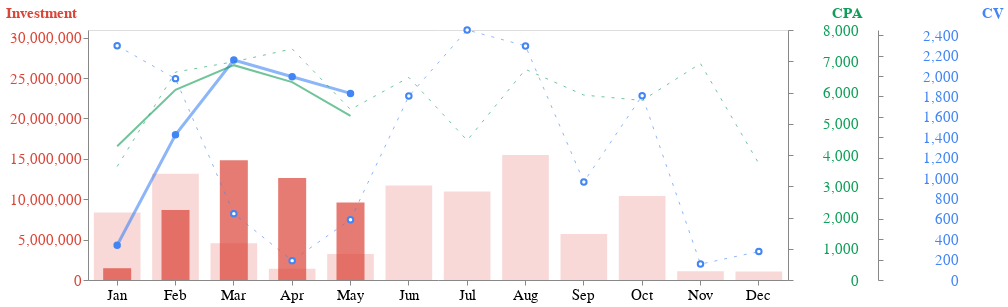
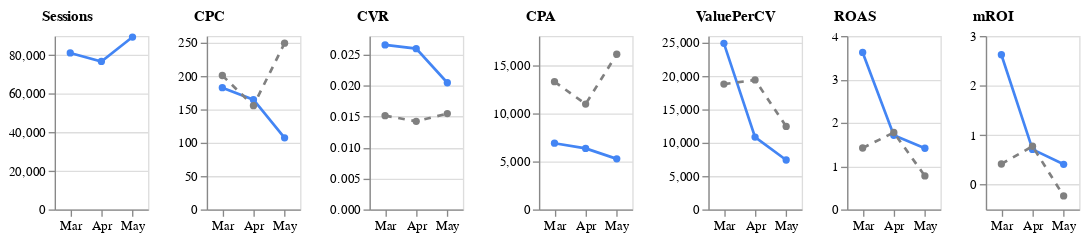
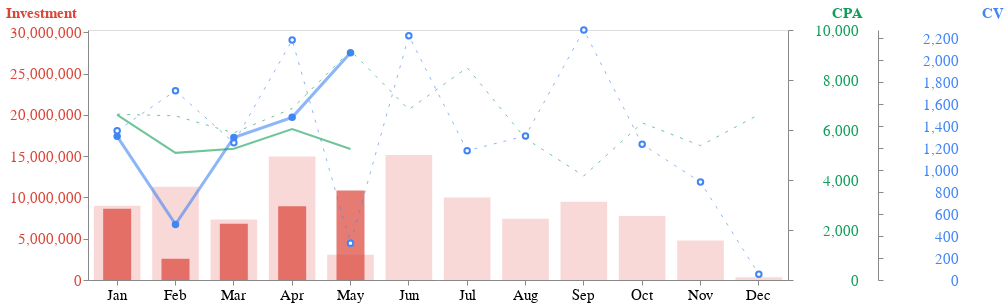
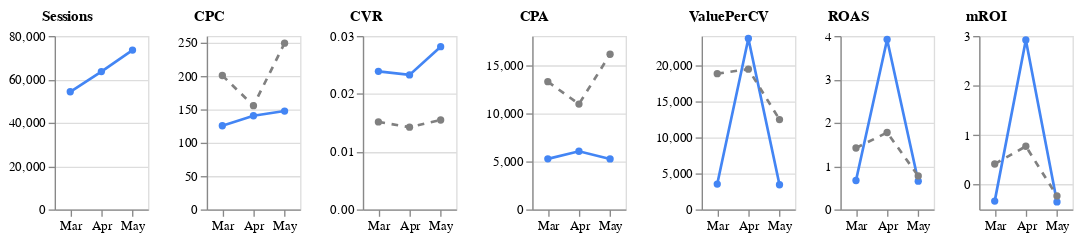

Notebook cell for these charts, in order:
### Code cell
# @markdown generate_target_trend
output.no_vertical_scroll()
target_keys = list(key_list.value)
media_data.generate_target_trend(
    media_data.monthly_df, media_data.monthly_by_campaign_df,
    target_keys)

### Figure 1 — Vega-Lite specification as saved in the notebook (floating-point values rounded to 4 significant figures)
{"config": {"view": {"continuousWidth": 300, "continuousHeight": 300}, "axis": {"grid": false, "labelFontSize": 15, "titleFontSize": 15}}, "layer": [{"layer": [{"mark": {"type": "bar", "opacity": 0.2, "size": 46.67}, "encoding": {"color": {"value": "#DB4437"}, "x": {"axis": {"format": "%b"}, "field": "Month", "scale": {"domain": [1, 2, 3, 4, 5, 6, 7, 8, 9, 10, 11, 12]}, "timeUnit": "month", "title": "", "type": "ordinal"}, "y": {"axis": {"labelColor": "#DB4437", "titleAlign": "left", "titleAngle": 0, "titleColor": "#DB4437", "titleY": -10}, "field": "Investment", "scale": {"domain": [0, 30950000.0]}, "type": "quantitative"}}, "transform": [{"filter": "datum.fiscal_year == 0"}]}, {"mark": {"type": "bar", "opacity": 0.7, "size": 28.0}, "encoding": {"color": {"value": "#DB4437"}, "x": {"axis": {"format": "%b"}, "field": "Month", "scale": {"domain": [1, 2, 3, 4, 5, 6, 7, 8, 9, 10, 11, 12]}, "timeUnit": "month", "title": "", "type": "ordinal"}, "y": {"axis": {"labelColor": "#DB4437", "titleAlign": "left", "titleAngle": 0, "titleColor": "#DB4437", "titleY": -10}, "field": "Investment", "scale": {"domain": [0, 30950000.0]}, "type": "quantitative"}}, "transform": [{"filter": "datum.fiscal_year == 1"}]}]}, {"layer": [{"mark": {"type": "line", "opacity": 0.6, "point": {"filled": false, "fill": "white"}, "size": 1, "strokeDash": [3, 7]}, "encoding": {"color": {"value": "#4285F4"}, "x": {"axis": {"format": "%b"}, "field": "Month", "scale": {"domain": [1, 2, 3, 4, 5, 6, 7, 8, 9, 10, 11, 12]}, "timeUnit": "month", "title": "", "type": "ordinal"}, "y": {"axis": {"labelAlign": "right", "labelColor": "#4285F4", "labelPadding": 75, "offset": 90, "tickCount": 8, "titleAlign": "right", "titleAngle": 0, "titleColor": "#4285F4", "titleX": 125, "titleY": -10}, "field": "CV", "scale": {"domain": [0, 2452.0]}, "type": "quantitative"}}, "transform": [{"filter": "datum.fiscal_year == 0"}]}, {"mark": {"type": "line", "opacity": 0.6, "point": {"filled": false, "fill": "#4285F4"}, "size": 3, "strokeDash": [0]}, "encoding": {"color": {"value": "#4285F4"}, "x": {"axis": {"format": "%b"}, "field": "Month", "scale": {"domain": [1, 2, 3, 4, 5, 6, 7, 8, 9, 10, 11, 12]}, "timeUnit": "month", "title": "", "type": "ordinal"}, "y": {"axis": {"labelAlign": "right", "labelColor": "#4285F4", "labelPadding": 75, "offset": 90, "tickCount": 8, "titleAlign": "right", "titleAngle": 0, "titleColor": "#4285F4", "titleX": 125, "titleY": -10}, "field": "CV", "scale": {"domain": [0, 2452.0]}, "type": "quantitative"}}, "transform": [{"filter": "datum.fiscal_year == 1"}]}]}, {"layer": [{"mark": {"type": "line", "opacity": 0.6, "size": 1, "strokeDash": [3, 7]}, "encoding": {"color": {"value": "#0F9D58"}, "x": {"axis": {"format": "%b"}, "field": "Month", "scale": {"domain": [1, 2, 3, 4, 5, 6, 7, 8, 9, 10, 11, 12]}, "timeUnit": "month", "title": "", "type": "ordinal"}, "y": {"axis": {"format": ",.0f", "labelAlign": "right", "labelColor": "#0F9D58", "labelPadding": 65, "titleAlign": "right", "titleAngle": 0, "titleColor": "#0F9D58", "titleY": -10}, "field": "CPA", "type": "quantitative"}}, "transform": [{"filter": "datum.fiscal_year == 0"}]}, {"mark": {"type": "line", "opacity": 0.6, "size": 2, "strokeDash": [0]}, "encoding": {"color": {"value": "#0F9D58"}, "x": {"axis": {"format": "%b"}, "field": "Month", "scale": {"domain": [1, 2, 3, 4, 5, 6, 7, 8, 9, 10, 11, 12]}, "timeUnit": "month", "title": "", "type": "ordinal"}, "y": {"axis": {"format": ",.0f", "labelAlign": "right", "labelColor": "#0F9D58", "labelPadding": 65, "titleAlign": "right", "titleAngle": 0, "titleColor": "#0F9D58", "titleY": -10}, "field": "CPA", "type": "quantitative"}}, "transform": [{"filter": "datum.fiscal_year == 1"}]}]}], "data": {"name": "data-0a012e8564d51e23ab2e6cd6f73501c5"}, "height": 250, "resolve": {"scale": {"y": "independent"}}, "width": 700, "$schema": "https://vega.github.io/schema/vega-lite/v5.20.1.json", "datasets": {"data-0a012e8564d51e23ab2e6cd6f73501c5": [{"fiscal_year": 0, "YearMonth": "2024-01", "Year": "2024", "Month": "01", "Source": "google", "Medium": "cpc", "Campaign": "brand", "comb": "google/cpc/brand", "Sessions": 80570.0, "CV": 2297.0, "Value": 6444000.0, "Investment": 8344000.0, "CPC": 103.6, "CVR": 0.02851, "CPA": 3632.0, "ROAS": 0.7723, "Marginal_Profit": -1900000.0, "ValuePerCV": 2805.0, "Marginal_Profit_rate": -0.2948, "mROI": -0.2277}, {"fiscal_year": 0, "YearMonth": "2024-02", "Year": "2024", "Month": "02", "Source": "google", "Medium": "cpc", "Campaign": "brand", "comb": "google/cpc/brand", "Sessions": 89250.0, "CV": 1975.0, "Value": 40350000.0, "Investment": 13140000.0, "CPC": 147.2, "CVR": 0.02213, "CPA": 6654.0, "ROAS": 3.07, "Marginal_Profit": 27210000.0, "ValuePerCV": 20430.0, "Marginal_Profit_rate": 0.6743, "mROI": 2.07}, {"fiscal_year": 0, "YearMonth": "2024-03", "Year": "2024", "Month": "03", "Source": "google", "Medium": "cpc", "Campaign": "brand", "comb": "google/cpc/brand", "Sessions": 27180.0, "CV": 651.0, "Value": 6813000.0, "Investment": 4547000.0, "CPC": 167.3, "CVR": 0.02395, "CPA": 6984.0, "ROAS": 1.499, "Marginal_Profit": 2267000.0, "ValuePerCV": 10470.0, "Marginal_Profit_rate": 0.3327, "mROI": 0.4985}, {"fiscal_year": 0, "YearMonth": "2024-04", "Year": "2024", "Month": "04", "Source": "google", "Medium": "cpc", "Campaign": "brand", "comb": "google/cpc/brand", "Sessions": 8078.0, "CV": 190.0, "Value": 2148000.0, "Investment": 1405000.0, "CPC": 174.0, "CVR": 0.02352, "CPA": 7396.0, "ROAS": 1.529, "Marginal_Profit": 742700.0, "ValuePerCV": 11300.0, "Marginal_Profit_rate": 0.3458, "mROI": 0.5285}, {"fiscal_year": 0, "YearMonth": "2024-05", "Year": "2024", "Month": "05", "Source": "google", "Medium": "cpc", "Campaign": "brand", "comb": "google/cpc/brand", "Sessions": 21430.0, "CV": 592.0, "Value": 15610000.0, "Investment": 3229000.0, "CPC": 150.7, "CVR": 0.02762, "CPA": 5455.0, "ROAS": 4.834, "Marginal_Profit": 12380000.0, "ValuePerCV": 26370.0, "Marginal_Profit_rate": 0.7931, "mROI": 3.834}, {"fiscal_year": 0, "YearMonth": "2024-06", "Year": "2024", "Month": "06", "Source": "google", "Medium": "cpc", "Campaign": "brand", "comb": "google/cpc/brand", "Sessions": 68990.0, "CV": 1804.0, "Value": 17190000.0, "Investment": 11700000.0, "CPC": 169.5, "CVR": 0.02615, "CPA": 6483.0, "ROAS": 1.469, "Marginal_Profit": 5491000.0, "ValuePerCV": 9527.0, "Marginal_Profit_rate": 0.3195, "mROI": 0.4695}, {"fiscal_year": 0, "YearMonth": "2024-07", "Year": "2024", "Month": "07", "Source": "google", "Medium": "cpc", "Campaign": "brand", "comb": "google/cpc/brand", "Sessions": 85680.0, "CV": 2452.0, "Value": 70490000.0, "Investment": 10960000.0, "CPC": 127.9, "CVR": 0.02862, "CPA": 4469.0, "ROAS": 6.433, "Marginal_Profit": 59530000.0, "ValuePerCV": 28750.0, "Marginal_Profit_rate": 0.8446, "mROI": 5.433}, {"fiscal_year": 0, "YearMonth": "2024-08", "Year": "2024", "Month": "08", "Source": "google", "Medium": "cpc", "Campaign": "brand", "comb": "google/cpc/brand", "Sessions": 79420.0, "CV": 2296.0, "Value": 61370000.0, "Investment": 15480000.0, "CPC": 194.9, "CVR": 0.02891, "CPA": 6741.0, "ROAS": 3.965, "Marginal_Profit": 45890000.0, "ValuePerCV": 26730.0, "Marginal_Profit_rate": 0.7478, "mROI": 2.965}, {"fiscal_year": 0, "YearMonth": "2024-09", "Year": "2024", "Month": "09", "Source": "google", "Medium": "cpc", "Campaign": "brand", "comb": "google/cpc/brand", "Sessions": 38540.0, "CV": 962.0, "Value": 14620000.0, "Investment": 5693000.0, "CPC": 147.7, "CVR": 0.02496, "CPA": 5918.0, "ROAS": 2.567, "Marginal_Profit": 8923000.0, "ValuePerCV": 15190.0, "Marginal_Profit_rate": 0.6105, "mROI": 1.567}, {"fiscal_year": 0, "YearMonth": "2024-10", "Year": "2024", "Month": "10", "Source": "google", "Medium": "cpc", "Campaign": "brand", "comb": "google/cpc/brand", "Sessions": 85770.0, "CV": 1808.0, "Value": 41640000.0, "Investment": 10390000.0, "CPC": 121.1, "CVR": 0.02108, "CPA": 5746.0, "ROAS": 4.008, "Marginal_Profit": 31250000.0, "ValuePerCV": 23030.0, "Marginal_Profit_rate": 0.7505, "mROI": 3.008}, {"fiscal_year": 0, "YearMonth": "2024-11", "Year": "2024", "Month": "11", "Source": "google", "Medium": "cpc", "Campaign": "brand", "comb": "google/cpc/brand", "Sessions": 6986.0, "CV": 156.0, "Value": 590800.0, "Investment": 1081000.0, "CPC": 154.7, "CVR": 0.02233, "CPA": 6926.0, "ROAS": 0.5468, "Marginal_Profit": -489700.0, "ValuePerCV": 3787.0, "Marginal_Profit_rate": -0.8288, "mROI": -0.4532}, {"fiscal_year": 0, "YearMonth": "2024-12", "Year": "2024", "Month": "12", "Source": "google", "Medium": "cpc", "Campaign": "brand", "comb": "google/cpc/brand", "Sessions": 10160.0, "CV": 279.0, "Value": 3639000.0, "Investment": 1039000.0, "CPC": 102.3, "CVR": 0.02746, "CPA": 3725.0, "ROAS": 3.502, "Marginal_Profit": 2600000.0, "ValuePerCV": 13040.0, "Marginal_Profit_rate": 0.7144, "mROI": 2.502}, {"fiscal_year": 1, "YearMonth": "2025-01", "Year": "2025", "Month": "01", "Source": "google", "Medium": "cpc", "Campaign": "brand", "comb": "google/cpc/brand", "Sessions": 12740.0, "CV": 341.0, "Value": 9419000.0, "Investment": 1459000.0, "CPC": 114.5, "CVR": 0.02677, "CPA": 4278.0, "ROAS": 6.457, "Marginal_Profit": 7960000.0, "ValuePerCV": 27620.0, "Marginal_Profit_rate": 0.8451, "mROI": 5.457}, {"fiscal_year": 1, "YearMonth": "2025-02", "Year": "2025", "Month": "02", "Source": "google", "Medium": "cpc", "Campaign": "brand", "comb": "google/cpc/brand", "Sessions": 56530.0, "CV": 1425.0, "Value": 42070000.0, "Investment": 8674000.0, "CPC": 153.5, "CVR": 0.02521, "CPA": 6087.0, "ROAS": 4.85, "Marginal_Profit": 33390000.0, "ValuePerCV": 29520.0, "Marginal_Profit_rate": 0.7938, "mROI": 3.85}, {"fiscal_year": 1, "YearMonth": "2025-03", "Year": "2025", "Month": "03", "Source": "google", "Medium": "cpc", "Campaign": "brand", "comb": "google/cpc/brand", "Sessions": 81210.0, "CV": 2157.0, "Value": 53700000.0, "Investment": 14830000.0, "CPC": 182.6, "CVR": 0.02656, "CPA": 6875.0, "ROAS": 3.622, "Marginal_Profit": 38880000.0, "ValuePerCV": 24900.0, "Marginal_Profit_rate": 0.7239, "mROI": 2.622}, {"fiscal_year": 1, "YearMonth": "2025-04", "Year": "2025", "Month": "04", "Source": "google", "Medium": "cpc", "Campaign": "brand", "comb": "google/cpc/brand", "Sessions": 76800.0, "CV": 1994.0, "Value": 21620000.0, "Investment": 12630000.0, "CPC": 164.5, "CVR": 0.02596, "CPA": 6334.0, "ROAS": 1.712, "Marginal_Profit": 8987000.0, "ValuePerCV": 10840.0, "Marginal_Profit_rate": 0.4157, "mROI": 0.7116}, {"fiscal_year": 1, "YearMonth": "2025-05", "Year": "2025", "Month": "05", "Source": "google", "Medium": "cpc", "Campaign": "brand", "comb": "google/cpc/brand", "Sessions": 89460.0, "CV": 1830.0, "Value": 13560000.0, "Investment": 9606000.0, "CPC": 107.4, "CVR": 0.02046, "CPA": 5249.0, "ROAS": 1.411, "Marginal_Profit": 3951000.0, "ValuePerCV": 7408.0, "Marginal_Profit_rate": 0.2914, "mROI": 0.4113}]}}

### Figure 2 — Vega-Lite specification as saved in the notebook (floating-point values rounded to 4 significant figures)
{"config": {"view": {"continuousWidth": 300, "continuousHeight": 300}}, "hconcat": [{"data": {"name": "data-dfd3dbcedc900d24d7051408de5e781e"}, "mark": {"type": "line", "point": true}, "encoding": {"color": {"value": "#4385F4"}, "x": {"field": "Month", "sort": ["2025-03", "2025-04", "2025-05"], "timeUnit": "month", "title": "", "type": "ordinal"}, "y": {"axis": {"titleAlign": "left", "titleAngle": 0, "titleX": -10, "titleY": -10}, "field": "Sessions", "title": "Sessions", "type": "quantitative"}}, "height": 130, "width": 70}, {"layer": [{"data": {"name": "data-dfd3dbcedc900d24d7051408de5e781e"}, "mark": {"type": "line", "point": true}, "encoding": {"color": {"value": "#4385F4"}, "x": {"field": "Month", "sort": ["2025-03", "2025-04", "2025-05"], "timeUnit": "month", "title": "", "type": "ordinal"}, "y": {"axis": {"titleAlign": "left", "titleAngle": 0, "titleX": -10, "titleY": -10}, "field": "CPC", "title": "CPC", "type": "quantitative"}}}, {"data": {"name": "data-85c638766accbc812a2ecb3c64c0ccda"}, "mark": {"type": "line", "point": true, "strokeDash": [5, 5]}, "encoding": {"color": {"value": "gray"}, "x": {"field": "Month", "sort": ["2025-03", "2025-04", "2025-05"], "timeUnit": "month", "type": "ordinal"}, "y": {"field": "CPC_paid", "title": "", "type": "quantitative"}}}], "height": 130, "width": 70}, {"layer": [{"data": {"name": "data-dfd3dbcedc900d24d7051408de5e781e"}, "mark": {"type": "line", "point": true}, "encoding": {"color": {"value": "#4385F4"}, "x": {"field": "Month", "sort": ["2025-03", "2025-04", "2025-05"], "timeUnit": "month", "title": "", "type": "ordinal"}, "y": {"axis": {"titleAlign": "left", "titleAngle": 0, "titleX": -10, "titleY": -10}, "field": "CVR", "title": "CVR", "type": "quantitative"}}}, {"data": {"name": "data-85c638766accbc812a2ecb3c64c0ccda"}, "mark": {"type": "line", "point": true, "strokeDash": [5, 5]}, "encoding": {"color": {"value": "gray"}, "x": {"field": "Month", "sort": ["2025-03", "2025-04", "2025-05"], "timeUnit": "month", "type": "ordinal"}, "y": {"field": "CVR_paid", "title": "", "type": "quantitative"}}}], "height": 130, "width": 70}, {"layer": [{"data": {"name": "data-dfd3dbcedc900d24d7051408de5e781e"}, "mark": {"type": "line", "point": true}, "encoding": {"color": {"value": "#4385F4"}, "x": {"field": "Month", "sort": ["2025-03", "2025-04", "2025-05"], "timeUnit": "month", "title": "", "type": "ordinal"}, "y": {"axis": {"titleAlign": "left", "titleAngle": 0, "titleX": -10, "titleY": -10}, "field": "CPA", "title": "CPA", "type": "quantitative"}}}, {"data": {"name": "data-85c638766accbc812a2ecb3c64c0ccda"}, "mark": {"type": "line", "point": true, "strokeDash": [5, 5]}, "encoding": {"color": {"value": "gray"}, "x": {"field": "Month", "sort": ["2025-03", "2025-04", "2025-05"], "timeUnit": "month", "type": "ordinal"}, "y": {"field": "CPA_paid", "title": "", "type": "quantitative"}}}], "height": 130, "width": 70}, {"layer": [{"data": {"name": "data-dfd3dbcedc900d24d7051408de5e781e"}, "mark": {"type": "line", "point": true}, "encoding": {"color": {"value": "#4385F4"}, "x": {"field": "Month", "sort": ["2025-03", "2025-04", "2025-05"], "timeUnit": "month", "title": "", "type": "ordinal"}, "y": {"axis": {"titleAlign": "left", "titleAngle": 0, "titleX": -10, "titleY": -10}, "field": "ValuePerCV", "title": "ValuePerCV", "type": "quantitative"}}}, {"data": {"name": "data-85c638766accbc812a2ecb3c64c0ccda"}, "mark": {"type": "line", "point": true, "strokeDash": [5, 5]}, "encoding": {"color": {"value": "gray"}, "x": {"field": "Month", "sort": ["2025-03", "2025-04", "2025-05"], "timeUnit": "month", "type": "ordinal"}, "y": {"field": "ValuePerCV_paid", "title": "", "type": "quantitative"}}}], "height": 130, "width": 70}, {"layer": [{"data": {"name": "data-dfd3dbcedc900d24d7051408de5e781e"}, "mark": {"type": "line", "point": true}, "encoding": {"color": {"value": "#4385F4"}, "x": {"field": "Month", "sort": ["2025-03", "2025-04", "2025-05"], "timeUnit": "month", "title": "", "type": "ordinal"}, "y": {"axis": {"titleAlign": "left", "titleAngle": 0, "titleX": -10, "titleY": -10}, "field": "ROAS", "title": "ROAS", "type": "quantitative"}}}, {"data": {"name": "data-85c638766accbc812a2ecb3c64c0ccda"}, "mark": {"type": "line", "point": true, "strokeDash": [5, 5]}, "encoding": {"color": {"value": "gray"}, "x": {"field": "Month", "sort": ["2025-03", "2025-04", "2025-05"], "timeUnit": "month", "type": "ordinal"}, "y": {"field": "ROAS_paid", "title": "", "type": "quantitative"}}}], "height": 130, "width": 70}, {"layer": [{"data": {"name": "data-dfd3dbcedc900d24d7051408de5e781e"}, "mark": {"type": "line", "point": true}, "encoding": {"color": {"value": "#4385F4"}, "x": {"field": "Month", "sort": ["2025-03", "2025-04", "2025-05"], "timeUnit": "month", "title": "", "type": "ordinal"}, "y": {"axis": {"titleAlign": "left", "titleAngle": 0, "titleX": -10, "titleY": -10}, "field": "mROI", "title": "mROI", "type": "quantitative"}}}, {"data": {"name": "data-85c638766accbc812a2ecb3c64c0ccda"}, "mark": {"type": "line", "point": true, "strokeDash": [5, 5]}, "encoding": {"color": {"value": "gray"}, "x": {"field": "Month", "sort": ["2025-03", "2025-04", "2025-05"], "timeUnit": "month", "type": "ordinal"}, "y": {"field": "mROI_paid", "title": "", "type": "quantitative"}}}], "height": 130, "width": 70}], "$schema": "https://vega.github.io/schema/vega-lite/v5.20.1.json", "datasets": {"data-dfd3dbcedc900d24d7051408de5e781e": [{"fiscal_year": 1, "YearMonth": "2025-03", "Year": "2025", "Month": "03", "Source": "google", "Medium": "cpc", "Campaign": "brand", "comb": "google/cpc/brand", "Sessions": 81210.0, "CV": 2157.0, "Value": 53700000.0, "Investment": 14830000.0, "CPC": 182.6, "CVR": 0.02656, "CPA": 6875.0, "ROAS": 3.622, "Marginal_Profit": 38880000.0, "ValuePerCV": 24900.0, "Marginal_Profit_rate": 0.7239, "mROI": 2.622}, {"fiscal_year": 1, "YearMonth": "2025-04", "Year": "2025", "Month": "04", "Source": "google", "Medium": "cpc", "Campaign": "brand", "comb": "google/cpc/brand", "Sessions": 76800.0, "CV": 1994.0, "Value": 21620000.0, "Investment": 12630000.0, "CPC": 164.5, "CVR": 0.02596, "CPA": 6334.0, "ROAS": 1.712, "Marginal_Profit": 8987000.0, "ValuePerCV": 10840.0, "Marginal_Profit_rate": 0.4157, "mROI": 0.7116}, {"fiscal_year": 1, "YearMonth": "2025-05", "Year": "2025", "Month": "05", "Source": "google", "Medium": "cpc", "Campaign": "brand", "comb": "google/cpc/brand", "Sessions": 89460.0, "CV": 1830.0, "Value": 13560000.0, "Investment": 9606000.0, "CPC": 107.4, "CVR": 0.02046, "CPA": 5249.0, "ROAS": 1.411, "Marginal_Profit": 3951000.0, "ValuePerCV": 7408.0, "Marginal_Profit_rate": 0.2914, "mROI": 0.4113}], "data-85c638766accbc812a2ecb3c64c0ccda": [{"fiscal_year": 1, "YearMonth": "2025-03", "Year": "2025", "Month": "03", "Sessions_paid": 516600.0, "CPC_paid": 200.8, "CVR_paid": 0.01514, "CPA_paid": 13260.0, "ValuePerCV_paid": 18790.0, "ROAS_paid": 1.417, "mROI_paid": 0.4169}, {"fiscal_year": 1, "YearMonth": "2025-04", "Year": "2025", "Month": "04", "Sessions_paid": 650800.0, "CPC_paid": 155.6, "CVR_paid": 0.01423, "CPA_paid": 10940.0, "ValuePerCV_paid": 19420.0, "ROAS_paid": 1.775, "mROI_paid": 0.7751}, {"fiscal_year": 1, "YearMonth": "2025-05", "Year": "2025", "Month": "05", "Sessions_paid": 514000.0, "CPC_paid": 249.3, "CVR_paid": 0.01547, "CPA_paid": 16110.0, "ValuePerCV_paid": 12440.0, "ROAS_paid": 0.7721, "mROI_paid": -0.2279}]}}

### Figure 3 — Vega-Lite specification as saved in the notebook (floating-point values rounded to 4 significant figures)
{"config": {"view": {"continuousWidth": 300, "continuousHeight": 300}, "axis": {"grid": false, "labelFontSize": 15, "titleFontSize": 15}}, "layer": [{"layer": [{"mark": {"type": "bar", "opacity": 0.2, "size": 46.67}, "encoding": {"color": {"value": "#DB4437"}, "x": {"axis": {"format": "%b"}, "field": "Month", "scale": {"domain": [1, 2, 3, 4, 5, 6, 7, 8, 9, 10, 11, 12]}, "timeUnit": "month", "title": "", "type": "ordinal"}, "y": {"axis": {"labelColor": "#DB4437", "titleAlign": "left", "titleAngle": 0, "titleColor": "#DB4437", "titleY": -10}, "field": "Investment", "scale": {"domain": [0, 30300000.0]}, "type": "quantitative"}}, "transform": [{"filter": "datum.fiscal_year == 0"}]}, {"mark": {"type": "bar", "opacity": 0.7, "size": 28.0}, "encoding": {"color": {"value": "#DB4437"}, "x": {"axis": {"format": "%b"}, "field": "Month", "scale": {"domain": [1, 2, 3, 4, 5, 6, 7, 8, 9, 10, 11, 12]}, "timeUnit": "month", "title": "", "type": "ordinal"}, "y": {"axis": {"labelColor": "#DB4437", "titleAlign": "left", "titleAngle": 0, "titleColor": "#DB4437", "titleY": -10}, "field": "Investment", "scale": {"domain": [0, 30300000.0]}, "type": "quantitative"}}, "transform": [{"filter": "datum.fiscal_year == 1"}]}]}, {"layer": [{"mark": {"type": "line", "opacity": 0.6, "point": {"filled": false, "fill": "white"}, "size": 1, "strokeDash": [3, 7]}, "encoding": {"color": {"value": "#4285F4"}, "x": {"axis": {"format": "%b"}, "field": "Month", "scale": {"domain": [1, 2, 3, 4, 5, 6, 7, 8, 9, 10, 11, 12]}, "timeUnit": "month", "title": "", "type": "ordinal"}, "y": {"axis": {"labelAlign": "right", "labelColor": "#4285F4", "labelPadding": 75, "offset": 90, "tickCount": 8, "titleAlign": "right", "titleAngle": 0, "titleColor": "#4285F4", "titleX": 125, "titleY": -10}, "field": "CV", "scale": {"domain": [0, 2275.0]}, "type": "quantitative"}}, "transform": [{"filter": "datum.fiscal_year == 0"}]}, {"mark": {"type": "line", "opacity": 0.6, "point": {"filled": false, "fill": "#4285F4"}, "size": 3, "strokeDash": [0]}, "encoding": {"color": {"value": "#4285F4"}, "x": {"axis": {"format": "%b"}, "field": "Month", "scale": {"domain": [1, 2, 3, 4, 5, 6, 7, 8, 9, 10, 11, 12]}, "timeUnit": "month", "title": "", "type": "ordinal"}, "y": {"axis": {"labelAlign": "right", "labelColor": "#4285F4", "labelPadding": 75, "offset": 90, "tickCount": 8, "titleAlign": "right", "titleAngle": 0, "titleColor": "#4285F4", "titleX": 125, "titleY": -10}, "field": "CV", "scale": {"domain": [0, 2275.0]}, "type": "quantitative"}}, "transform": [{"filter": "datum.fiscal_year == 1"}]}]}, {"layer": [{"mark": {"type": "line", "opacity": 0.6, "size": 1, "strokeDash": [3, 7]}, "encoding": {"color": {"value": "#0F9D58"}, "x": {"axis": {"format": "%b"}, "field": "Month", "scale": {"domain": [1, 2, 3, 4, 5, 6, 7, 8, 9, 10, 11, 12]}, "timeUnit": "month", "title": "", "type": "ordinal"}, "y": {"axis": {"format": ",.0f", "labelAlign": "right", "labelColor": "#0F9D58", "labelPadding": 65, "titleAlign": "right", "titleAngle": 0, "titleColor": "#0F9D58", "titleY": -10}, "field": "CPA", "type": "quantitative"}}, "transform": [{"filter": "datum.fiscal_year == 0"}]}, {"mark": {"type": "line", "opacity": 0.6, "size": 2, "strokeDash": [0]}, "encoding": {"color": {"value": "#0F9D58"}, "x": {"axis": {"format": "%b"}, "field": "Month", "scale": {"domain": [1, 2, 3, 4, 5, 6, 7, 8, 9, 10, 11, 12]}, "timeUnit": "month", "title": "", "type": "ordinal"}, "y": {"axis": {"format": ",.0f", "labelAlign": "right", "labelColor": "#0F9D58", "labelPadding": 65, "titleAlign": "right", "titleAngle": 0, "titleColor": "#0F9D58", "titleY": -10}, "field": "CPA", "type": "quantitative"}}, "transform": [{"filter": "datum.fiscal_year == 1"}]}]}], "data": {"name": "data-b7166c5276e66aaf28d5e649d35df05f"}, "height": 250, "resolve": {"scale": {"y": "independent"}}, "width": 700, "$schema": "https://vega.github.io/schema/vega-lite/v5.20.1.json", "datasets": {"data-b7166c5276e66aaf28d5e649d35df05f": [{"fiscal_year": 0, "YearMonth": "2024-01", "Year": "2024", "Month": "01", "Source": "google", "Medium": "cpc", "Campaign": "generic", "comb": "google/cpc/generic", "Sessions": 50840.0, "CV": 1358.0, "Value": 19890000.0, "Investment": 9005000.0, "CPC": 177.1, "CVR": 0.02671, "CPA": 6631.0, "ROAS": 2.209, "Marginal_Profit": 10890000.0, "ValuePerCV": 14650.0, "Marginal_Profit_rate": 0.5473, "mROI": 1.209}, {"fiscal_year": 0, "YearMonth": "2024-02", "Year": "2024", "Month": "02", "Source": "google", "Medium": "cpc", "Campaign": "generic", "comb": "google/cpc/generic", "Sessions": 80870.0, "CV": 1722.0, "Value": 28650000.0, "Investment": 11300000.0, "CPC": 139.8, "CVR": 0.02129, "CPA": 6564.0, "ROAS": 2.535, "Marginal_Profit": 17350000.0, "ValuePerCV": 16640.0, "Marginal_Profit_rate": 0.6055, "mROI": 1.535}, {"fiscal_year": 0, "YearMonth": "2024-03", "Year": "2024", "Month": "03", "Source": "google", "Medium": "cpc", "Campaign": "generic", "comb": "google/cpc/generic", "Sessions": 50710.0, "CV": 1248.0, "Value": 11070000.0, "Investment": 7342000.0, "CPC": 144.8, "CVR": 0.02461, "CPA": 5883.0, "ROAS": 1.507, "Marginal_Profit": 3724000.0, "ValuePerCV": 8867.0, "Marginal_Profit_rate": 0.3365, "mROI": 0.5072}, {"fiscal_year": 0, "YearMonth": "2024-04", "Year": "2024", "Month": "04", "Source": "google", "Medium": "cpc", "Campaign": "generic", "comb": "google/cpc/generic", "Sessions": 76530.0, "CV": 2183.0, "Value": 42660000.0, "Investment": 14980000.0, "CPC": 195.7, "CVR": 0.02852, "CPA": 6862.0, "ROAS": 2.848, "Marginal_Profit": 27680000.0, "ValuePerCV": 19540.0, "Marginal_Profit_rate": 0.6488, "mROI": 1.848}, {"fiscal_year": 0, "YearMonth": "2024-05", "Year": "2024", "Month": "05", "Source": "google", "Medium": "cpc", "Campaign": "generic", "comb": "google/cpc/generic", "Sessions": 16070.0, "CV": 335.0, "Value": 2093000.0, "Investment": 3075000.0, "CPC": 191.4, "CVR": 0.02085, "CPA": 9180.0, "ROAS": 0.6805, "Marginal_Profit": -982700.0, "ValuePerCV": 6246.0, "Marginal_Profit_rate": -0.4696, "mROI": -0.3195}, {"fiscal_year": 0, "YearMonth": "2024-06", "Year": "2024", "Month": "06", "Source": "google", "Medium": "cpc", "Campaign": "generic", "comb": "google/cpc/generic", "Sessions": 76850.0, "CV": 2222.0, "Value": 42620000.0, "Investment": 15150000.0, "CPC": 197.1, "CVR": 0.02891, "CPA": 6819.0, "ROAS": 2.813, "Marginal_Profit": 27470000.0, "ValuePerCV": 19180.0, "Marginal_Profit_rate": 0.6445, "mROI": 1.813}, {"fiscal_year": 0, "YearMonth": "2024-07", "Year": "2024", "Month": "07", "Source": "google", "Medium": "cpc", "Campaign": "generic", "comb": "google/cpc/generic", "Sessions": 53140.0, "CV": 1177.0, "Value": 27160000.0, "Investment": 9998000.0, "CPC": 188.1, "CVR": 0.02215, "CPA": 8494.0, "ROAS": 2.717, "Marginal_Profit": 17170000.0, "ValuePerCV": 23080.0, "Marginal_Profit_rate": 0.632, "mROI": 1.717}, {"fiscal_year": 0, "YearMonth": "2024-08", "Year": "2024", "Month": "08", "Source": "google", "Medium": "cpc", "Campaign": "generic", "comb": "google/cpc/generic", "Sessions": 60790.0, "CV": 1311.0, "Value": 6735000.0, "Investment": 7415000.0, "CPC": 122.0, "CVR": 0.02157, "CPA": 5656.0, "ROAS": 0.9083, "Marginal_Profit": -680300.0, "ValuePerCV": 5137.0, "Marginal_Profit_rate": -0.101, "mROI": -0.09175}, {"fiscal_year": 0, "YearMonth": "2024-09", "Year": "2024", "Month": "09", "Source": "google", "Medium": "cpc", "Campaign": "generic", "comb": "google/cpc/generic", "Sessions": 85730.0, "CV": 2275.0, "Value": 65780000.0, "Investment": 9470000.0, "CPC": 110.5, "CVR": 0.02654, "CPA": 4163.0, "ROAS": 6.946, "Marginal_Profit": 56310000.0, "ValuePerCV": 28910.0, "Marginal_Profit_rate": 0.856, "mROI": 5.946}, {"fiscal_year": 0, "YearMonth": "2024-10", "Year": "2024", "Month": "10", "Source": "google", "Medium": "cpc", "Campaign": "generic", "comb": "google/cpc/generic", "Sessions": 57200.0, "CV": 1235.0, "Value": 14430000.0, "Investment": 7762000.0, "CPC": 135.7, "CVR": 0.02159, "CPA": 6285.0, "ROAS": 1.859, "Marginal_Profit": 6670000.0, "ValuePerCV": 11690.0, "Marginal_Profit_rate": 0.4622, "mROI": 0.8594}, {"fiscal_year": 0, "YearMonth": "2024-11", "Year": "2024", "Month": "11", "Source": "google", "Medium": "cpc", "Campaign": "generic", "comb": "google/cpc/generic", "Sessions": 32050.0, "CV": 892.0, "Value": 19440000.0, "Investment": 4794000.0, "CPC": 149.6, "CVR": 0.02783, "CPA": 5374.0, "ROAS": 4.054, "Marginal_Profit": 14640000.0, "ValuePerCV": 21790.0, "Marginal_Profit_rate": 0.7534, "mROI": 3.054}, {"fiscal_year": 0, "YearMonth": "2024-12", "Year": "2024", "Month": "12", "Source": "google", "Medium": "cpc", "Campaign": "generic", "comb": "google/cpc/generic", "Sessions": 1894.0, "CV": 52.0, "Value": 1421000.0, "Investment": 343900.0, "CPC": 181.6, "CVR": 0.02746, "CPA": 6614.0, "ROAS": 4.131, "Marginal_Profit": 1077000.0, "ValuePerCV": 27320.0, "Marginal_Profit_rate": 0.7579, "mROI": 3.131}, {"fiscal_year": 1, "YearMonth": "2025-01", "Year": "2025", "Month": "01", "Source": "google", "Medium": "cpc", "Campaign": "generic", "comb": "google/cpc/generic", "Sessions": 49680.0, "CV": 1307.0, "Value": 36140000.0, "Investment": 8633000.0, "CPC": 173.8, "CVR": 0.02631, "CPA": 6605.0, "ROAS": 4.187, "Marginal_Profit": 27510000.0, "ValuePerCV": 27650.0, "Marginal_Profit_rate": 0.7611, "mROI": 3.187}, {"fiscal_year": 1, "YearMonth": "2025-02", "Year": "2025", "Month": "02", "Source": "google", "Medium": "cpc", "Campaign": "generic", "comb": "google/cpc/generic", "Sessions": 17900.0, "CV": 506.0, "Value": 13490000.0, "Investment": 2573000.0, "CPC": 143.8, "CVR": 0.02827, "CPA": 5086.0, "ROAS": 5.24, "Marginal_Profit": 10910000.0, "ValuePerCV": 26650.0, "Marginal_Profit_rate": 0.8092, "mROI": 4.24}, {"fiscal_year": 1, "YearMonth": "2025-03", "Year": "2025", "Month": "03", "Source": "google", "Medium": "cpc", "Campaign": "generic", "comb": "google/cpc/generic", "Sessions": 54280.0, "CV": 1297.0, "Value": 4549000.0, "Investment": 6812000.0, "CPC": 125.5, "CVR": 0.02389, "CPA": 5252.0, "ROAS": 0.6678, "Marginal_Profit": -2263000.0, "ValuePerCV": 3507.0, "Marginal_Profit_rate": -0.4974, "mROI": -0.3322}, {"fiscal_year": 1, "YearMonth": "2025-04", "Year": "2025", "Month": "04", "Source": "google", "Medium": "cpc", "Campaign": "generic", "comb": "google/cpc/generic", "Sessions": 63610.0, "CV": 1480.0, "Value": 35030000.0, "Investment": 8936000.0, "CPC": 140.5, "CVR": 0.02327, "CPA": 6038.0, "ROAS": 3.92, "Marginal_Profit": 26090000.0, "ValuePerCV": 23670.0, "Marginal_Profit_rate": 0.7449, "mROI": 2.92}, {"fiscal_year": 1, "YearMonth": "2025-05", "Year": "2025", "Month": "05", "Source": "google", "Medium": "cpc", "Campaign": "generic", "comb": "google/cpc/generic", "Sessions": 73500.0, "CV": 2069.0, "Value": 7068000.0, "Investment": 10840000.0, "CPC": 147.5, "CVR": 0.02815, "CPA": 5241.0, "ROAS": 0.6519, "Marginal_Profit": -3775000.0, "ValuePerCV": 3416.0, "Marginal_Profit_rate": -0.534, "mROI": -0.3481}]}}

### Figure 4 — Vega-Lite specification as saved in the notebook (floating-point values rounded to 4 significant figures)
{"config": {"view": {"continuousWidth": 300, "continuousHeight": 300}}, "hconcat": [{"data": {"name": "data-4ba6c0824f5966314683db8afd41eca8"}, "mark": {"type": "line", "point": true}, "encoding": {"color": {"value": "#4385F4"}, "x": {"field": "Month", "sort": ["2025-03", "2025-04", "2025-05"], "timeUnit": "month", "title": "", "type": "ordinal"}, "y": {"axis": {"titleAlign": "left", "titleAngle": 0, "titleX": -10, "titleY": -10}, "field": "Sessions", "title": "Sessions", "type": "quantitative"}}, "height": 130, "width": 70}, {"layer": [{"data": {"name": "data-4ba6c0824f5966314683db8afd41eca8"}, "mark": {"type": "line", "point": true}, "encoding": {"color": {"value": "#4385F4"}, "x": {"field": "Month", "sort": ["2025-03", "2025-04", "2025-05"], "timeUnit": "month", "title": "", "type": "ordinal"}, "y": {"axis": {"titleAlign": "left", "titleAngle": 0, "titleX": -10, "titleY": -10}, "field": "CPC", "title": "CPC", "type": "quantitative"}}}, {"data": {"name": "data-85c638766accbc812a2ecb3c64c0ccda"}, "mark": {"type": "line", "point": true, "strokeDash": [5, 5]}, "encoding": {"color": {"value": "gray"}, "x": {"field": "Month", "sort": ["2025-03", "2025-04", "2025-05"], "timeUnit": "month", "type": "ordinal"}, "y": {"field": "CPC_paid", "title": "", "type": "quantitative"}}}], "height": 130, "width": 70}, {"layer": [{"data": {"name": "data-4ba6c0824f5966314683db8afd41eca8"}, "mark": {"type": "line", "point": true}, "encoding": {"color": {"value": "#4385F4"}, "x": {"field": "Month", "sort": ["2025-03", "2025-04", "2025-05"], "timeUnit": "month", "title": "", "type": "ordinal"}, "y": {"axis": {"titleAlign": "left", "titleAngle": 0, "titleX": -10, "titleY": -10}, "field": "CVR", "title": "CVR", "type": "quantitative"}}}, {"data": {"name": "data-85c638766accbc812a2ecb3c64c0ccda"}, "mark": {"type": "line", "point": true, "strokeDash": [5, 5]}, "encoding": {"color": {"value": "gray"}, "x": {"field": "Month", "sort": ["2025-03", "2025-04", "2025-05"], "timeUnit": "month", "type": "ordinal"}, "y": {"field": "CVR_paid", "title": "", "type": "quantitative"}}}], "height": 130, "width": 70}, {"layer": [{"data": {"name": "data-4ba6c0824f5966314683db8afd41eca8"}, "mark": {"type": "line", "point": true}, "encoding": {"color": {"value": "#4385F4"}, "x": {"field": "Month", "sort": ["2025-03", "2025-04", "2025-05"], "timeUnit": "month", "title": "", "type": "ordinal"}, "y": {"axis": {"titleAlign": "left", "titleAngle": 0, "titleX": -10, "titleY": -10}, "field": "CPA", "title": "CPA", "type": "quantitative"}}}, {"data": {"name": "data-85c638766accbc812a2ecb3c64c0ccda"}, "mark": {"type": "line", "point": true, "strokeDash": [5, 5]}, "encoding": {"color": {"value": "gray"}, "x": {"field": "Month", "sort": ["2025-03", "2025-04", "2025-05"], "timeUnit": "month", "type": "ordinal"}, "y": {"field": "CPA_paid", "title": "", "type": "quantitative"}}}], "height": 130, "width": 70}, {"layer": [{"data": {"name": "data-4ba6c0824f5966314683db8afd41eca8"}, "mark": {"type": "line", "point": true}, "encoding": {"color": {"value": "#4385F4"}, "x": {"field": "Month", "sort": ["2025-03", "2025-04", "2025-05"], "timeUnit": "month", "title": "", "type": "ordinal"}, "y": {"axis": {"titleAlign": "left", "titleAngle": 0, "titleX": -10, "titleY": -10}, "field": "ValuePerCV", "title": "ValuePerCV", "type": "quantitative"}}}, {"data": {"name": "data-85c638766accbc812a2ecb3c64c0ccda"}, "mark": {"type": "line", "point": true, "strokeDash": [5, 5]}, "encoding": {"color": {"value": "gray"}, "x": {"field": "Month", "sort": ["2025-03", "2025-04", "2025-05"], "timeUnit": "month", "type": "ordinal"}, "y": {"field": "ValuePerCV_paid", "title": "", "type": "quantitative"}}}], "height": 130, "width": 70}, {"layer": [{"data": {"name": "data-4ba6c0824f5966314683db8afd41eca8"}, "mark": {"type": "line", "point": true}, "encoding": {"color": {"value": "#4385F4"}, "x": {"field": "Month", "sort": ["2025-03", "2025-04", "2025-05"], "timeUnit": "month", "title": "", "type": "ordinal"}, "y": {"axis": {"titleAlign": "left", "titleAngle": 0, "titleX": -10, "titleY": -10}, "field": "ROAS", "title": "ROAS", "type": "quantitative"}}}, {"data": {"name": "data-85c638766accbc812a2ecb3c64c0ccda"}, "mark": {"type": "line", "point": true, "strokeDash": [5, 5]}, "encoding": {"color": {"value": "gray"}, "x": {"field": "Month", "sort": ["2025-03", "2025-04", "2025-05"], "timeUnit": "month", "type": "ordinal"}, "y": {"field": "ROAS_paid", "title": "", "type": "quantitative"}}}], "height": 130, "width": 70}, {"layer": [{"data": {"name": "data-4ba6c0824f5966314683db8afd41eca8"}, "mark": {"type": "line", "point": true}, "encoding": {"color": {"value": "#4385F4"}, "x": {"field": "Month", "sort": ["2025-03", "2025-04", "2025-05"], "timeUnit": "month", "title": "", "type": "ordinal"}, "y": {"axis": {"titleAlign": "left", "titleAngle": 0, "titleX": -10, "titleY": -10}, "field": "mROI", "title": "mROI", "type": "quantitative"}}}, {"data": {"name": "data-85c638766accbc812a2ecb3c64c0ccda"}, "mark": {"type": "line", "point": true, "strokeDash": [5, 5]}, "encoding": {"color": {"value": "gray"}, "x": {"field": "Month", "sort": ["2025-03", "2025-04", "2025-05"], "timeUnit": "month", "type": "ordinal"}, "y": {"field": "mROI_paid", "title": "", "type": "quantitative"}}}], "height": 130, "width": 70}], "$schema": "https://vega.github.io/schema/vega-lite/v5.20.1.json", "datasets": {"data-4ba6c0824f5966314683db8afd41eca8": [{"fiscal_year": 1, "YearMonth": "2025-03", "Year": "2025", "Month": "03", "Source": "google", "Medium": "cpc", "Campaign": "generic", "comb": "google/cpc/generic", "Sessions": 54280.0, "CV": 1297.0, "Value": 4549000.0, "Investment": 6812000.0, "CPC": 125.5, "CVR": 0.02389, "CPA": 5252.0, "ROAS": 0.6678, "Marginal_Profit": -2263000.0, "ValuePerCV": 3507.0, "Marginal_Profit_rate": -0.4974, "mROI": -0.3322}, {"fiscal_year": 1, "YearMonth": "2025-04", "Year": "2025", "Month": "04", "Source": "google", "Medium": "cpc", "Campaign": "generic", "comb": "google/cpc/generic", "Sessions": 63610.0, "CV": 1480.0, "Value": 35030000.0, "Investment": 8936000.0, "CPC": 140.5, "CVR": 0.02327, "CPA": 6038.0, "ROAS": 3.92, "Marginal_Profit": 26090000.0, "ValuePerCV": 23670.0, "Marginal_Profit_rate": 0.7449, "mROI": 2.92}, {"fiscal_year": 1, "YearMonth": "2025-05", "Year": "2025", "Month": "05", "Source": "google", "Medium": "cpc", "Campaign": "generic", "comb": "google/cpc/generic", "Sessions": 73500.0, "CV": 2069.0, "Value": 7068000.0, "Investment": 10840000.0, "CPC": 147.5, "CVR": 0.02815, "CPA": 5241.0, "ROAS": 0.6519, "Marginal_Profit": -3775000.0, "ValuePerCV": 3416.0, "Marginal_Profit_rate": -0.534, "mROI": -0.3481}], "data-85c638766accbc812a2ecb3c64c0ccda": [{"fiscal_year": 1, "YearMonth": "2025-03", "Year": "2025", "Month": "03", "Sessions_paid": 516600.0, "CPC_paid": 200.8, "CVR_paid": 0.01514, "CPA_paid": 13260.0, "ValuePerCV_paid": 18790.0, "ROAS_paid": 1.417, "mROI_paid": 0.4169}, {"fiscal_year": 1, "YearMonth": "2025-04", "Year": "2025", "Month": "04", "Sessions_paid": 650800.0, "CPC_paid": 155.6, "CVR_paid": 0.01423, "CPA_paid": 10940.0, "ValuePerCV_paid": 19420.0, "ROAS_paid": 1.775, "mROI_paid": 0.7751}, {"fiscal_year": 1, "YearMonth": "2025-05", "Year": "2025", "Month": "05", "Sessions_paid": 514000.0, "CPC_paid": 249.3, "CVR_paid": 0.01547, "CPA_paid": 16110.0, "ValuePerCV_paid": 12440.0, "ROAS_paid": 0.7721, "mROI_paid": -0.2279}]}}
